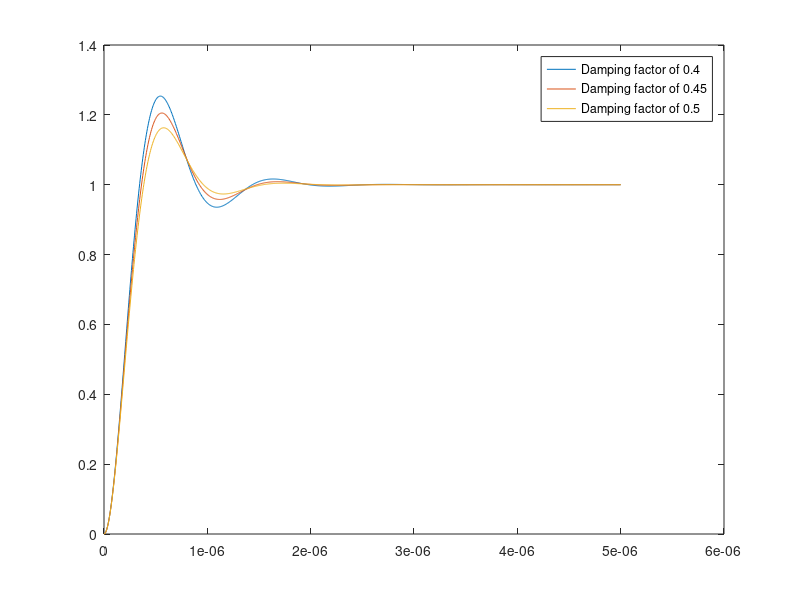

Write the MATLAB code that produced this figure. (Note: this script raises an error after producing the figure.)
%step.m
%Predicts and plots step response for an underdamped second-order
%system. Plots a range of damping factors.
clear;
close all;


%The damping factor (0 -> 1)
dampmin = 0.4;
dampmax = 0.5;

damping = linspace(dampmin,dampmax,3);

%The natural frequency (Hz)
fn = 1e6;

%----------------------------------------------------------------
%End of user input


%The time vector
timevec = linspace(0,5e-6,1000);

%Angular natual frequency
wn = 2*pi*fn;

%Frequency shift due to damping (wd/wn)
for count = 1:size(damping,2),
	wratio(count) = sqrt(1 - damping(count)^2);
	wd(count) = wn*wratio(count);
end;

%Calculate step responses for all damping factors
for count = 1:size(damping,2),
	stepres{count} = 1 - (exp(-damping(count)*wn*timevec)/wratio(count)).*sin(wd(count)*timevec + atan(wratio(count)/damping(count)));
end;

%Generate keys
for count = 1:size(damping,2)
	key{count} = [";Damping factor of " num2str(damping(count)) ";"];
end;


for count = 1:size(damping,2);
	if count == 1,
		plot(timevec,stepres{1},key{1});
		hold on;
	else
		plot(timevec,stepres{count},key{count});
	end;
end;
gset format x "%0.1s %c"
replot;
